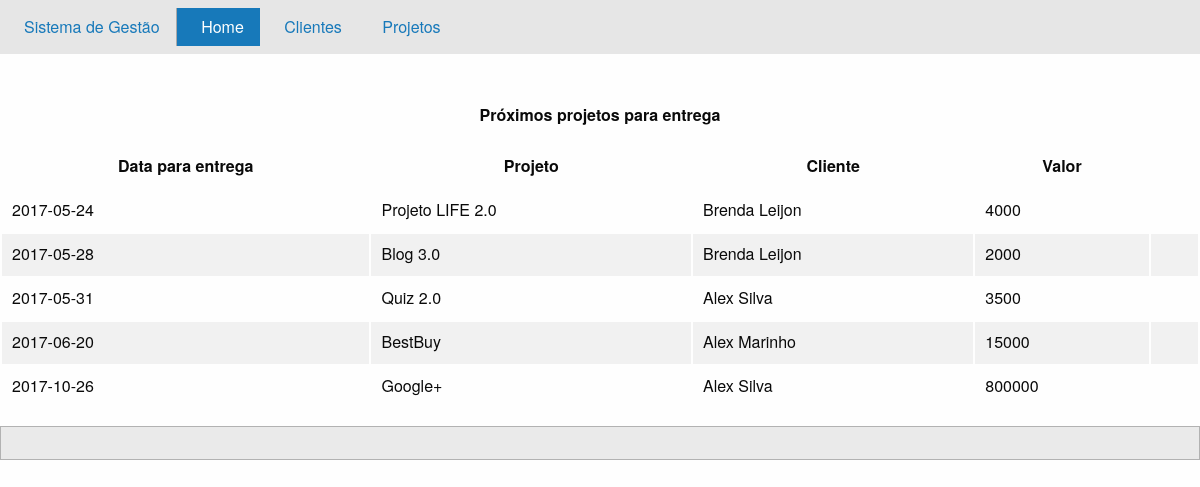
The page /junk/index.php on the database its author committed.
### tables this page shows
CREATE TABLE `projeto` (
  `idprojeto` int(11) NOT NULL,
  `cliente_assoc` int(11) NOT NULL,
  `data_assinatura` date NOT NULL,
  `valor` int(10) UNSIGNED NOT NULL,
  `description` longtext,
  `data_entrega` date NOT NULL
);

### junk/index.php (the view, shortened to what this page needs)
<!doctype html>
<html class="no-js" lang="en">
  <head>
    <link rel="stylesheet" href="./css/foundation.css">
	<link href="https://cdnjs.cloudflare.com/ajax/libs/foundicons/3.0.0/foundation-icons.css" rel='stylesheet' type='text/css'>
	<?php include "./connect.php"?>
	</head>
<body>
<header>
<div class="top-bar">
  <div class="top-bar-left">
    <ul class="menu">
      <li><a style="border-right: 1px solid #aaa9a9;" >Sistema de Gestão</a></li>
      <li class="active"><a href="./index.php"> <i class="fi-home"></i> Home </a></li>
      <li><a href="./clientes.php"> <i class="fi-torsos-all"></i> Clientes</a>
      <li><a href="./projetos.php"> <i class="fi-page-copy"></i> Projetos</a></li>
    </ul>
  </div>
</div>
<br>
</header>
<br>
	<div class="container" align ="center">
<div class="row"><p class = alert><strong>Próximos projetos para entrega</strong></p></div>
		<div class="row">
			<?php
				$result = mysqli_query($con,"SELECT projeto.data_entrega, projeto.description, CONCAT_ws(' ',cliente.first_name, cliente.last_name) as nome, projeto.valor FROM projeto INNER JOIN cliente ON projeto.cliente_assoc = cliente.idcliente ORDER BY data_entrega");
				echo "<table class ='hover'>
				</thead>
				<tr>
				<th>Data para entrega</th>
				<th>Projeto</th>
				<th>Cliente</th>
				<th>Valor</th>
				</tr>
				</thead>
				<tbody>";
				while($row = mysqli_fetch_array($result))
				{
					echo "<tr>";
					echo "<td>" . $row['data_entrega'] . "</td>";
					echo "<td>" . $row['description'] . "</td>";
					echo "<td>" . $row['nome'] . "</td>";
					echo "<td>" . $row['valor'] . "</td>";
					echo "<td><a href = '#'> <i class='fi-eye'></i></a> </td>";
					echo "</tr>";
				}
				echo "</tbody>
				</table>"; ?>
		</div>
	</div>
	<footer>
		<div class="row expanded callout secondary"></div>
	</footer>
</body>
</html>

### rows shown on the page
projeto: data_entrega "2017-05-24", description "Projeto LIFE 2.0", nome "Brenda Leijon", valor "4000"
projeto: data_entrega "2017-05-28", description "Blog 3.0", nome "Brenda Leijon", valor "2000"
projeto: data_entrega "2017-05-31", description "Quiz 2.0", nome "Alex Silva", valor "3500"
projeto: data_entrega "2017-06-20", description "BestBuy", nome "Alex Marinho", valor "15000"
projeto: data_entrega "2017-10-26", description "Google+", nome "Alex Silva", valor "800000"
